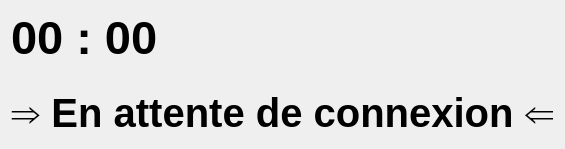
     <widget class="QWidget" name="ecranAttente">
      <property name="autoFillBackground">
       <bool>false</bool>
      </property>
      <property name="styleSheet">
       <string notr="true"/>
      </property>
      <layout class="QVBoxLayout" name="verticalLayout_2">
       <item>
        <layout class="QVBoxLayout" name="verticalLayout_3">
         <item>
          <layout class="QHBoxLayout" name="horizontalLayoutHeure">
           <property name="spacing">
            <number>0</number>
           </property>
           <item>
            <widget class="QLabel" name="labelHeureAttente">
             <property name="sizePolicy">
              <sizepolicy hsizetype="Preferred" vsizetype="Preferred">
               <horstretch>0</horstretch>
               <verstretch>0</verstretch>
              </sizepolicy>
             </property>
             <property name="font">
              <font>
               <pointsize>35</pointsize>
               <weight>75</weight>
               <bold>true</bold>
              </font>
             </property>
             <property name="text">
              <string>00 : 00</string>
             </property>
             <property name="alignment">
              <set>Qt::AlignLeading|Qt::AlignLeft|Qt::AlignTop</set>
             </property>
             <property name="margin">
              <number>0</number>
             </property>
             <property name="indent">
              <number>0</number>
             </property>
            </widget>
           </item>
          </layout>
         </item>
         <item>
          <layout class="QHBoxLayout" name="horizontalLayoutLogo">
           <property name="spacing">
            <number>0</number>
           </property>
           <property name="sizeConstraint">
            <enum>QLayout::SetNoConstraint</enum>
           </property>
           <property name="topMargin">
            <number>0</number>
           </property>
           <item>
            <widget class="QLabel" name="labelLogo">
             <property name="sizePolicy">
              <sizepolicy hsizetype="Preferred" vsizetype="Preferred">
               <horstretch>0</horstretch>
               <verstretch>0</verstretch>
              </sizepolicy>
             </property>
             <property name="maximumSize">
              <size>
               <width>940</width>
               <height>940</height>
              </size>
             </property>
             <property name="sizeIncrement">
              <size>
               <width>0</width>
               <height>0</height>
              </size>
             </property>
             <property name="baseSize">
              <size>
               <width>0</width>
               <height>0</height>
              </size>
             </property>
             <property name="text">
              <string/>
             </property>
             <property name="pixmap">
              <pixmap resource="ressources.qrc">:/ressources/logoDarts.png</pixmap>
             </property>
             <property name="scaledContents">
              <bool>true</bool>
             </property>
             <property name="alignment">
              <set>Qt::AlignCenter</set>
             </property>
            </widget>
           </item>
          </layout>
         </item>
         <item>
          <layout class="QHBoxLayout" name="horizontalLayoutStatut">
           <item>
            <widget class="QLabel" name="labelStatutAttente">
             <property name="sizePolicy">
              <sizepolicy hsizetype="Expanding" vsizetype="Maximum">
               <horstretch>0</horstretch>
               <verstretch>0</verstretch>
              </sizepolicy>
             </property>
             <property name="minimumSize">
              <size>
               <width>244</width>
               <height>0</height>
              </size>
             </property>
             <property name="maximumSize">
              <size>
               <width>800</width>
               <height>16777215</height>
              </size>
             </property>
             <property name="font">
              <font>
               <pointsize>30</pointsize>
               <weight>75</weight>
               <bold>true</bold>
              </font>
             </property>
             <property name="styleSheet">
              <string notr="true"/>
             </property>
             <property name="text">
              <string>⇒ En attente de connexion ⇐</string>
             </property>
             <property name="alignment">
              <set>Qt::AlignCenter</set>
             </property>
            </widget>
           </item>
          </layout>
         </item>
        </layout>
       </item>
      </layout>
     </widget>
